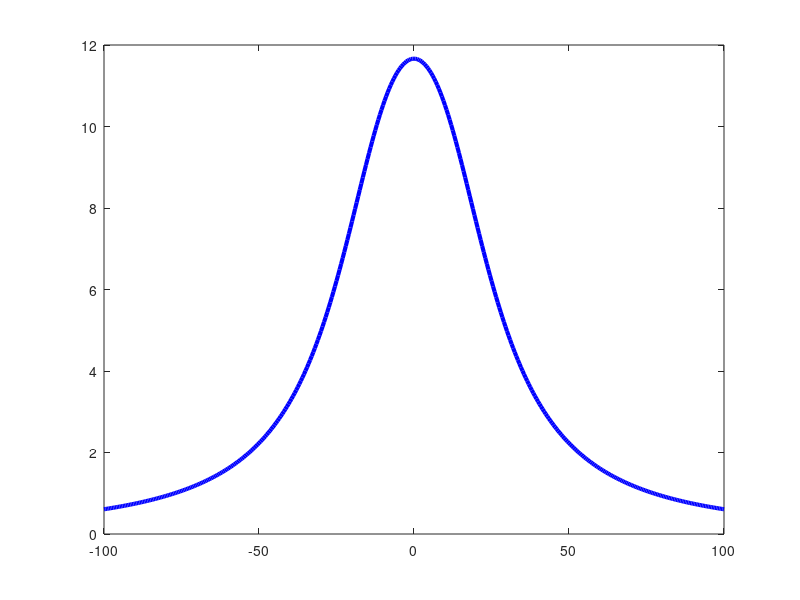

This chart was generated by the following MATLAB code: (Note: this script raises an error after producing the figure.)
%% ═══════════════════════════════════════════════════════════════════════
%% CASO 1: SCUOLA VICINO A LINEA ELETTRICA 380 kV
%% ═══════════════════════════════════════════════════════════════════════

close all; clc;

% Apri file per salvare output
diary('case1_output.txt');
diary on;

fprintf('\n');
fprintf('╔════════════════════════════════════════════════════════════╗\n');
fprintf('║         CASO 1: SCUOLA VICINO A LINEA 380 kV              ║\n');
fprintf('╚════════════════════════════════════════════════════════════╝\n');
fprintf('\n');

%% PARAMETRI SISTEMA
I0 = 1500;                      % Corrente per fase [A]
mu0 = 4*pi*1e-7;               
f = 50;                         

conductor_height = 22;          % Altezza conduttori [m]
phase_spacing = 12;             % Distanza tra fasi [m]

xs = [-phase_spacing, 0, phase_spacing];  
ys = [conductor_height, conductor_height, conductor_height];  

phases = [0, 2*pi/3, 4*pi/3];
I = I0 * exp(1i * phases);

fprintf('PARAMETRI LINEA ELETTRICA:\n');
fprintf('  Tensione:          380 kV\n');
fprintf('  Corrente/fase:     %d A\n', I0);
fprintf('  Altezza conduttori: %d m\n', conductor_height);
fprintf('  Spaziatura fasi:   %d m\n', phase_spacing);
fprintf('\n');

%% CALCOLO CAMPO MAGNETICO
x = linspace(-100, 100, 401);   
y_ground = 1.5;                 
[X, ~] = meshgrid(x, y_ground);
Y = ones(size(X)) * y_ground;

Bx_tot = zeros(size(X));
By_tot = zeros(size(X));

for k = 1:3
    dx = X - xs(k);
    dy = Y - ys(k);
    R = sqrt(dx.^2 + dy.^2);
    R(R < 0.1) = 0.1;
    
    B_mag = mu0 * I(k) ./ (2 * pi * R);
    Bx_tot = Bx_tot + B_mag .* (-dy) ./ R;
    By_tot = By_tot + B_mag .* (dx) ./ R;
end

B_total = sqrt(abs(Bx_tot).^2 + abs(By_tot).^2);
B_uT = B_total * 1e6;

%% VALUTAZIONE CONFORMITÀ
B_at_50m = interp1(x, B_uT, 50);
B_at_center = interp1(x, B_uT, 0);

[~, idx_3uT] = min(abs(B_uT - 3));
dist_3uT = abs(x(idx_3uT));

fprintf('═══════════════════════════════════════════════════════════\n');
fprintf('RISULTATI CALCOLO:\n');
fprintf('  Campo sotto la linea (x=0):  %.1f μT\n', B_at_center);
fprintf('  Campo alla scuola (x=50m):   %.2f μT\n', B_at_50m);
fprintf('  Distanza limite 3 μT:        %.0f m\n', dist_3uT);
fprintf('\n');

fprintf('VERIFICA CONFORMITÀ NORMATIVA (DPCM 8/7/2003):\n');
fprintf('  Obiettivo qualità:           3 μT\n');
fprintf('  Campo alla scuola:           %.2f μT\n', B_at_50m);
if B_at_50m <= 3
    fprintf('  ESITO:  ✓ CONFORME\n');
    fprintf('\n');
    fprintf('CONCLUSIONE:\n');
    fprintf('  La scuola può essere costruita nella posizione proposta.\n');
else
    fprintf('  ESITO:  ✗ NON CONFORME\n');
    fprintf('\n');
    fprintf('CONCLUSIONE:\n');
    fprintf('  Distanza minima richiesta: %.0f m dal centro linea\n', ceil(dist_3uT));
end
fprintf('═══════════════════════════════════════════════════════════\n');
fprintf('\n');

%% GRAFICO SINGOLO CON LEGENDA
figure('Position', [100 100 900 600], 'Color', 'w');

plot(x, B_uT, 'b-', 'LineWidth', 3, 'DisplayName', 'Campo magnetico');
hold on;

% Limite 3 μT
yline(3, 'r--', 'LineWidth', 2.5, 'DisplayName', '3 μT (obiettivo qualità)');

% Posizione scuola
xline(50, 'm-', 'LineWidth', 2.5, 'DisplayName', 'Posizione scuola');
plot(50, B_at_50m, 'mo', 'MarkerSize', 14, 'MarkerFaceColor', 'm', ...
     'LineWidth', 2, 'HandleVisibility', 'off');

% Annotazione valore
text(52, B_at_50m + 0.8, sprintf('%.2f μT', B_at_50m), ...
     'FontSize', 14, 'Color', 'm', 'FontWeight', 'bold');

xlabel('Distanza dal centro linea [m]', 'FontSize', 14, 'FontWeight', 'bold');
ylabel('Campo magnetico B [μT]', 'FontSize', 14, 'FontWeight', 'bold');
title('Campo Magnetico a 1.5m dal Suolo - Linea 380kV', 'FontSize', 16, 'FontWeight', 'bold');

legend('Location', 'northeast', 'FontSize', 12);
grid on;
xlim([0 100]);
ylim([0 max(B_uT)*1.15]);
set(gca, 'FontSize', 12, 'LineWidth', 1.5);

saveas(gcf, 'case1_output.png');

fprintf('Output salvato:\n');
fprintf('  - Grafico: case1_output.png\n');
fprintf('  - Console: case1_output.txt\n');
fprintf('\n');

diary off;
